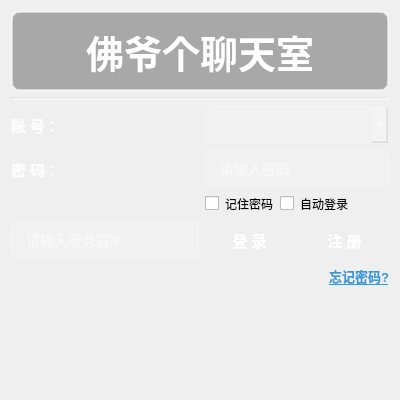
<?xml version="1.0" encoding="UTF-8"?>
<ui version="4.0">
 <class>Login</class>
 <widget class="QDialog" name="Login">
  <property name="geometry">
   <rect>
    <x>0</x>
    <y>0</y>
    <width>400</width>
    <height>400</height>
   </rect>
  </property>
  <property name="minimumSize">
   <size>
    <width>400</width>
    <height>400</height>
   </size>
  </property>
  <property name="windowTitle">
   <string>聊天室登录系统</string>
  </property>
  <property name="styleSheet">
   <string notr="true">/* 渐变背景 */
                QDialog {
                background: qlineargradient(x1:0, y1:0, x2:1, y2:1,
                stop:0 #2c3e50, stop:1 #1a2a6c);
                border-radius: 12px;
                border: 1px solid #3498db;
                }

                /* 暗色模式优化 */
                @media (prefers-color-scheme: dark) {
                QDialog {
                background: qlineargradient(x1:0, y1:0, x2:1, y2:1,
                stop:0 #1a1a2e, stop:1 #16213e);
                }
                }</string>
  </property>
  <layout class="QGridLayout" name="gridLayout">
   <item row="2" column="1" colspan="2">
    <widget class="QComboBox" name="userComboBox">
     <property name="styleSheet">
      <string notr="true">QComboBox {
                            height: 36px;
                            border: 1px solid rgba(255,255,255,0.3);
                            border-radius: 6px;
                            padding: 0 12px;
                            background: rgba(255, 255, 255, 0.15);
                            color: white;
                            font-size: 14px;
                            }
                            
                            QComboBox QAbstractItemView {
                            background: #2c3e50;
                            color: white;
                            border: 1px solid #3498db;
                            }
                            QComboBox QAbstractItemView::item {
                            padding: 6px;
                            }</string>
     </property>
     <property name="editable">
      <bool>true</bool>
     </property>
     <property name="placeholderText">
      <string>请输入账号</string>
     </property>
    </widget>
   </item>
   <item row="1" column="0" colspan="3">
    <widget class="QFrame" name="line">
     <property name="styleSheet">
      <string notr="true">background: rgba(255,255,255,0.2);</string>
     </property>
     <property name="frameShape">
      <enum>QFrame::Shape::HLine</enum>
     </property>
     <property name="frameShadow">
      <enum>QFrame::Shadow::Sunken</enum>
     </property>
     <property name="lineWidth">
      <number>2</number>
     </property>
    </widget>
   </item>
   <item row="2" column="0">
    <widget class="QLabel" name="userLabel">
     <property name="styleSheet">
      <string notr="true">font-size: 15px;
                            font-weight: bold;
                            color: rgba(255, 255, 255, 0.9);</string>
     </property>
     <property name="text">
      <string>账 号：</string>
     </property>
    </widget>
   </item>
   <item row="5" column="1" colspan="2">
    <layout class="QHBoxLayout" name="buttonLayout">
     <item>
      <widget class="QPushButton" name="loginButton">
       <property name="minimumSize">
        <size>
         <width>0</width>
         <height>40</height>
        </size>
       </property>
       <property name="cursor">
        <cursorShape>PointingHandCursor</cursorShape>
       </property>
       <property name="styleSheet">
        <string notr="true">QPushButton {
                                    background: qlineargradient(x1:0, y1:0, x2:1, y2:0,
                                    stop:0 #3498db, stop:1 #2980b9);
                                    color: white;
                                    border-radius: 6px;
                                    padding: 8px 20px;
                                    font-size: 15px;
                                    font-weight: bold;
                                    border: none;
                                    }
                                    QPushButton:hover {
                                    background: qlineargradient(x1:0, y1:0, x2:1, y2:0,
                                    stop:0 #2980b9, stop:1 #2573a7);
                                    }
                                    QPushButton:pressed {
                                    background: qlineargradient(x1:0, y1:0, x2:1, y2:0,
                                    stop:0 #2573a7, stop:1 #1d6fa5);
                                    }</string>
       </property>
       <property name="text">
        <string>登 录</string>
       </property>
      </widget>
     </item>
     <item>
      <widget class="QPushButton" name="registerButton">
       <property name="minimumSize">
        <size>
         <width>0</width>
         <height>40</height>
        </size>
       </property>
       <property name="cursor">
        <cursorShape>PointingHandCursor</cursorShape>
       </property>
       <property name="styleSheet">
        <string notr="true">QPushButton {
                                    background: qlineargradient(x1:0, y1:0, x2:1, y2:0,
                                    stop:0 #2ecc71, stop:1 #27ae60);
                                    color: white;
                                    border-radius: 6px;
                                    padding: 8px 20px;
                                    font-size: 15px;
                                    font-weight: bold;
                                    border: none;
                                    }
                                    QPushButton:hover {
                                    background: qlineargradient(x1:0, y1:0, x2:1, y2:0,
                                    stop:0 #27ae60, stop:1 #219653);
                                    }
                                    QPushButton:pressed {
                                    background: qlineargradient(x1:0, y1:0, x2:1, y2:0,
                                    stop:0 #219653, stop:1 #1e8449);
                                    }</string>
       </property>
       <property name="text">
        <string>注 册</string>
       </property>
      </widget>
     </item>
    </layout>
   </item>
   <item row="4" column="1" colspan="2">
    <layout class="QHBoxLayout" name="horizontalLayout">
     <item>
      <widget class="QCheckBox" name="rememberCheck">
       <property name="cursor">
        <cursorShape>PointingHandCursor</cursorShape>
       </property>
       <property name="styleSheet">
        <string notr="true">font-size: 14px;
                                    color: rgba(255, 255, 255, 0.9);
                                    QCheckBox::indicator {
                                    width: 16px;
                                    height: 16px;
                                    border: 1px solid #3498db;
                                    border-radius: 3px;
                                    background: rgba(255, 255, 255, 0.1);
                                    }
                                    QCheckBox::indicator:checked {
                                    background: #3498db;
                                    border: 1px solid #2980b9;
                                    }</string>
       </property>
       <property name="text">
        <string>记住密码</string>
       </property>
      </widget>
     </item>
     <item>
      <widget class="QCheckBox" name="autoLoginCheck">
       <property name="cursor">
        <cursorShape>PointingHandCursor</cursorShape>
       </property>
       <property name="styleSheet">
        <string notr="true">font-size: 14px;
                                    color: rgba(255, 255, 255, 0.9);
                                    QCheckBox::indicator {
                                    width: 16px;
                                    height: 16px;
                                    border: 1px solid #2ecc71;
                                    border-radius: 3px;
                                    background: rgba(255, 255, 255, 0.1);
                                    }
                                    QCheckBox::indicator:checked {
                                    background: #2ecc71;
                                    border: 1px solid #27ae60;
                                    }</string>
       </property>
       <property name="text">
        <string>自动登录</string>
       </property>
      </widget>
     </item>
     <item>
      <spacer name="horizontalSpacer">
       <property name="orientation">
        <enum>Qt::Orientation::Horizontal</enum>
       </property>
       <property name="sizeHint" stdset="0">
        <size>
         <width>40</width>
         <height>20</height>
        </size>
       </property>
      </spacer>
     </item>
    </layout>
   </item>
   <item row="3" column="0">
    <widget class="QLabel" name="pwdLabel">
     <property name="styleSheet">
      <string notr="true">font-size: 15px;
                            font-weight: bold;
                            color: rgba(255, 255, 255, 0.9);</string>
     </property>
     <property name="text">
      <string>密 码：</string>
     </property>
    </widget>
   </item>
   <item row="3" column="1" colspan="2">
    <widget class="QLineEdit" name="passwordEdit">
     <property name="styleSheet">
      <string notr="true">QLineEdit {
                            height: 36px;
                            border: 1px solid rgba(255,255,255,0.3);
                            border-radius: 6px;
                            padding: 0 12px;
                            background: rgba(255, 255, 255, 0.15);
                            color: white;
                            font-size: 14px;
                            }
                            QLineEdit:focus {
                            border: 1px solid #3498db;
                            }</string>
     </property>
     <property name="echoMode">
      <enum>QLineEdit::EchoMode::Password</enum>
     </property>
     <property name="placeholderText">
      <string>请输入密码</string>
     </property>
    </widget>
   </item>
   <item row="0" column="0" colspan="3">
    <widget class="QLabel" name="titleLabel">
     <property name="styleSheet">
      <string notr="true">/* 艺术字效果 - 使用Qt支持的属性 */
                            font-size: 38px;
                            font-weight: bold;
                            font-family: 'Microsoft YaHei', 'Segoe UI', sans-serif;
                            color: white;
                            background-color: rgba(0, 0, 0, 0.3);
                            border: 2px solid rgba(255, 255, 255, 0.5);
                            border-radius: 8px;
                            padding: 10px 20px;</string>
     </property>
     <property name="text">
      <string>佛爷个聊天室</string>
     </property>
     <property name="alignment">
      <set>Qt::AlignmentFlag::AlignCenter</set>
     </property>
     <property name="margin">
      <number>10</number>
     </property>
    </widget>
   </item>
   <item row="7" column="2" rowspan="2">
    <widget class="QPushButton" name="closeButton">
     <property name="maximumSize">
      <size>
       <width>48</width>
       <height>48</height>
      </size>
     </property>
     <property name="cursor">
      <cursorShape>PointingHandCursor</cursorShape>
     </property>
     <property name="styleSheet">
      <string notr="true">QPushButton {
                            background: transparent;
                            border-radius: 24px;
                            }
                            QPushButton:hover {
                            background: rgba(255,0,0,0.2);
                            }</string>
     </property>
     <property name="text">
      <string/>
     </property>
     <property name="icon">
      <iconset resource="icon/icon.qrc">
       <normaloff>:/icon/close.png</normaloff>:/icon/close.png</iconset>
     </property>
     <property name="iconSize">
      <size>
       <width>32</width>
       <height>32</height>
      </size>
     </property>
     <property name="flat">
      <bool>true</bool>
     </property>
    </widget>
   </item>
   <item row="0" column="0" colspan="3">
    <widget class="QLabel" name="artIcon">
     <property name="minimumSize">
      <size>
       <width>80</width>
       <height>80</height>
      </size>
     </property>
     <property name="maximumSize">
      <size>
       <width>80</width>
       <height>80</height>
      </size>
     </property>
     <property name="styleSheet">
      <string notr="true">background: transparent;</string>
     </property>
     <property name="pixmap">
      <pixmap>:/icon/chat.png</pixmap>
     </property>
     <property name="scaledContents">
      <bool>true</bool>
     </property>
    </widget>
   </item>
   <item row="6" column="2">
    <widget class="QPushButton" name="forgotButton">
     <property name="cursor">
      <cursorShape>PointingHandCursor</cursorShape>
     </property>
     <property name="styleSheet">
      <string notr="true">QPushButton {
                            color: #3498db;
                            text-decoration: underline;
                            border: none;
                            font-size: 13px;
                            font-weight: bold;
                            background: transparent;
                            }
                            QPushButton:hover {
                            color: #e74c3c;
                            }</string>
     </property>
     <property name="text">
      <string>忘记密码?</string>
     </property>
    </widget>
   </item>
   <item row="8" column="0">
    <spacer name="verticalSpacer">
     <property name="orientation">
      <enum>Qt::Orientation::Vertical</enum>
     </property>
     <property name="sizeHint" stdset="0">
      <size>
       <width>20</width>
       <height>30</height>
      </size>
     </property>
    </spacer>
   </item>
   <item row="5" column="0">
    <widget class="QLineEdit" name="serverIP">
     <property name="styleSheet">
      <string notr="true">QLineEdit {
                            height: 36px;
                            border: 1px solid rgba(255,255,255,0.3);
                            border-radius: 6px;
                            padding: 0 12px;
                            background: rgba(255, 255, 255, 0.15);
                            color: white;
                            font-size: 14px;
                            }
                            QLineEdit:focus {
                            border: 1px solid #3498db;
                            }</string>
     </property>
     <property name="placeholderText">
      <string>请输入服务器IP</string>
     </property>
    </widget>
   </item>
  </layout>
 </widget>
 <resources>
  <include location="icon/icon.qrc"/>
 </resources>
 <connections/>
</ui>
